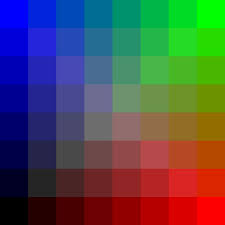
%> input picture a1_20171204/input_data/quantize.jpg, 225 x 225 px
$ octave q2.m   (GNU Octave 9; MATLAB toolbox functions it lacks are replaced by stand-ins)
%> lines starting %> are read from the running program, lines starting %| are printed output that depends on the picture; in (x1, y1, x2, y2) boxes, pixels count from 0 and x2, y2 are one past the last pixel; in counts of white or black regions, pixels touching at a corner belong together; the program's own positions count from 1
### a1_20171204/src/displayColorbar.m
function bar = displayColorbar(im, k)

bar = zeros(250 , 250*k);
bar = uint8(bar);

[unique_colors, ~, n] = unique(im, 'rows');
color_freq = accumarray(n,1);
for i=1:k
    [~, ind] = max(color_freq);
    color_freq = color_freq(i+1 : size(color_freq));
    bar(:, 250*(k-1)+1 : 250*k, 1) = unique_colors(ind, 1);
end

[nrows,ncols] = size(bar);
max_r = nrows + 20;
max_c = ncols + 20;
bar=padarray(bar,[(max_r-size(bar,1))/2 (max_c-size(bar,2))/2]);

end

### a1_20171204/src/linContrastStretching.m
function final = linContrastStretching(im, a, b)

[h, w] = size(im);

max_intensity = max(im(:));
min_intensity = min(im(:));

for i = 1:h
    for j = 1:w
        im(i, j) = round(((im(i, j) -min_intensity)/(max_intensity-min_intensity))*(b-a)) + a;
    end
end

final = im;

end


### a1_20171204/src/q2.m
close all;
clc;

im = imread('quantize.jpg');
%> im is the input picture: size 225x225x3 uint8; mean R, G, B 79.9, 79.9, 80.2

if(size(im, 3)>1)
    im = rgb2gray(im);
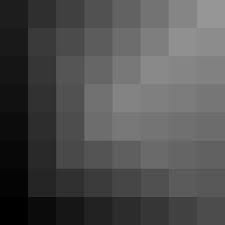
%> im: size 225x225 uint8; min 0, max 152, mean 80
end

color_bar = displayColorbar(im, 10);
%> in displayColorbar, `[unique_colors, ~, n] = unique(im, 'rows');`:
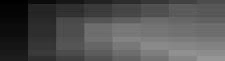
%> unique_colors: size 61x225 uint8; min 0, max 152, mean 80.1
%> in displayColorbar, `[unique_colors, ~, n] = unique(im, 'rows');`: n = 225 values, max 61 at index 25, min 1 at index 201, mean 31.46
%> in displayColorbar, `color_freq = accumarray(n,1);`: color_freq = 61 values, max 25 at index 1, min 1 at index 2, mean 3.69
%> the loop in displayColorbar, `for i=1:k` made 10 passes
%> ind on passes 1 to 8: 1, 37, 35, 32, 28, 23, 17, 10
%> (ind, color_freq) on passes 9 to 10: (2, [3; 3; 1; 1; 1; 8; 16; 1; 1; 1; 1; 1; 1; 24; 1; 1]), (14, [1; 1; 1; 24; 1; 1])
%> after the loop in displayColorbar, `for i=1:k`:
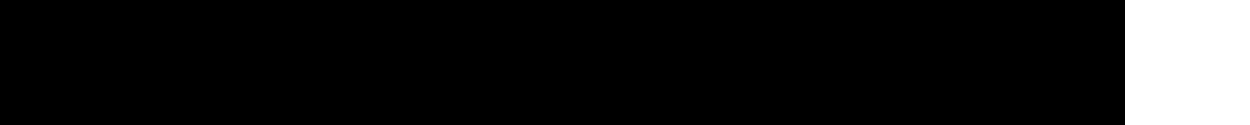
%> bar: size 250x2500 uint8 (shown at 1/2 size); values 0 (black) and 5 (white), 10% white; 1 white region, box (x1, y1, x2, y2) and area: (2250, 0, 2500, 250) 62500
%> in displayColorbar, `bar=padarray(bar,[(max_r-size(bar,1))/2 (max_c-size(bar,2))/2]);`:
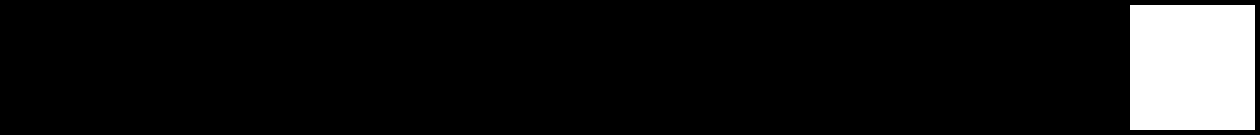
%> bar: size 270x2520 uint8 (shown at 1/2 size); values 0 (black) and 5 (white), 9.2% white; 1 white region, box (x1, y1, x2, y2) and area: (2260, 10, 2510, 260) 62500
figure;
subplot(2, 2, 1);
imshow(im);
subplot(2, 2, 3);
imshow(color_bar);

new_im = linContrastStretching(im, 0, 255);
%> in linContrastStretching, `max_intensity = max(im(:));`: max_intensity = 152
%> in linContrastStretching, `min_intensity = min(im(:));`: min_intensity = 0
%> after the loop in linContrastStretching, `for i = 1:h`:
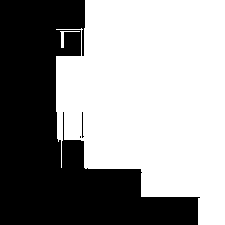
%> im: size 225x225 uint8; 57.9% white; 3 black regions (1 under 20 px), largest, box (x1, y1, x2, y2) and area: (0, 0, 200, 225) 21270, (82, 112, 84, 138) 27
color_bar1 = displayColorbar(new_im, 10);
%> the loop in displayColorbar (call 2), `for i=1:k` made 7 passes
%> (ind, color_freq) on passes 2 to 5: (18, [27; 1; 28; 10; 26; 16; 1; 1; 1; 1; 1; 1; 24; 1; 1; 56]), (16, [10; 26; 16; 1; 1; 1; 1; 1; 1; 24; 1; 1; 56]), (13, [1; 1; 1; 1; 1; 24; 1; 1; 56]), (9, [24; 1; 1; 56])
%> ind on passes 1, 6: 19, 4
%> the run ends on the next line
